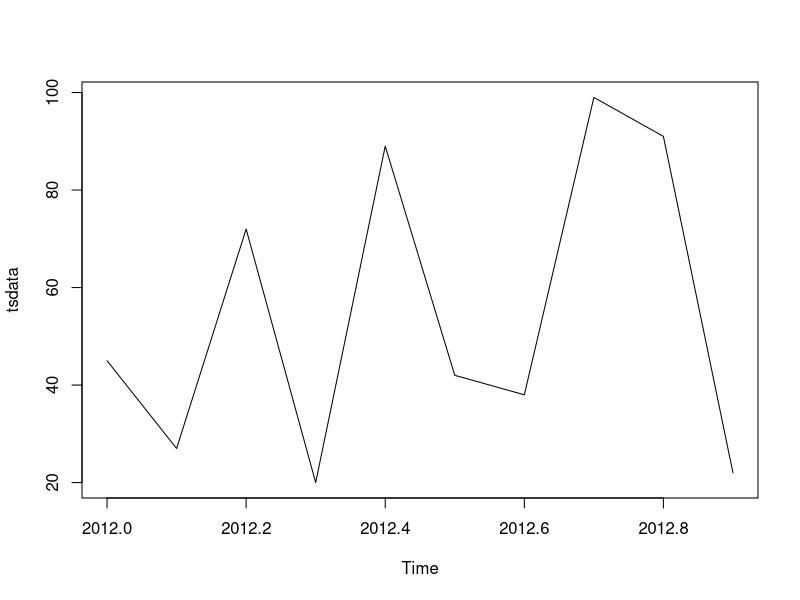
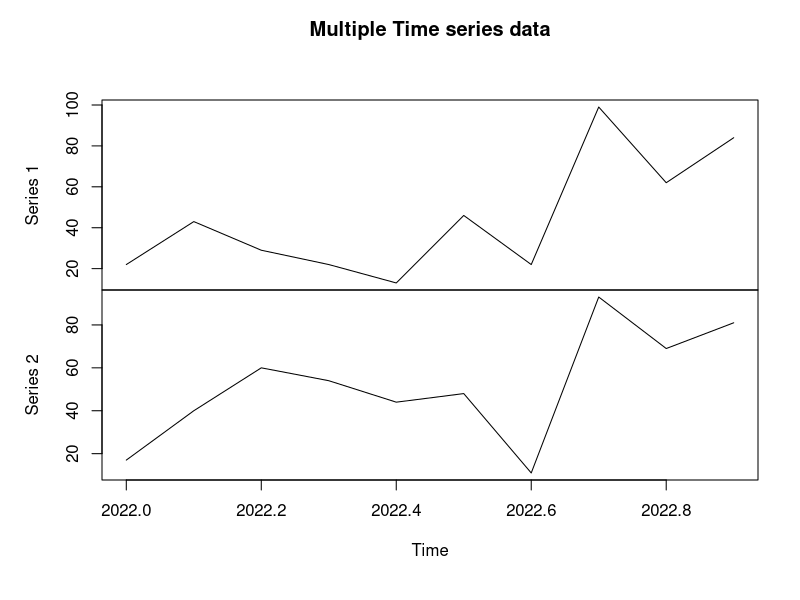
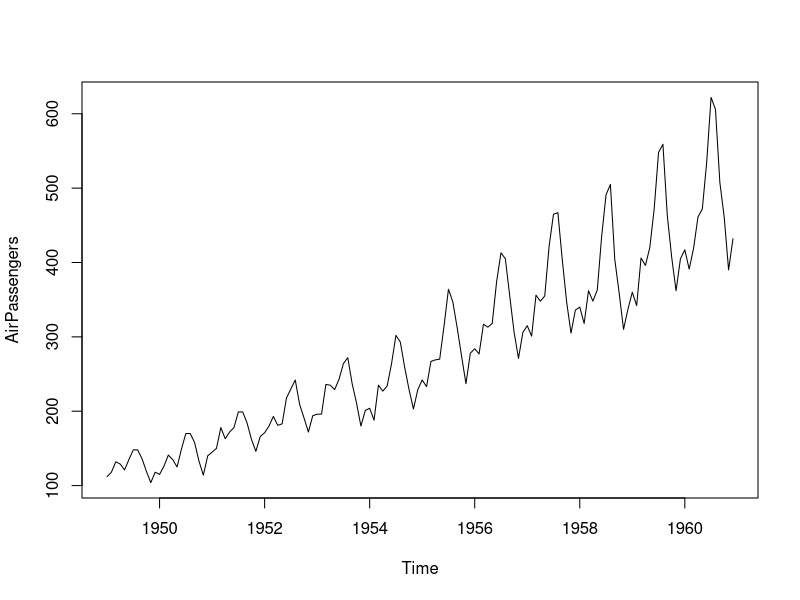
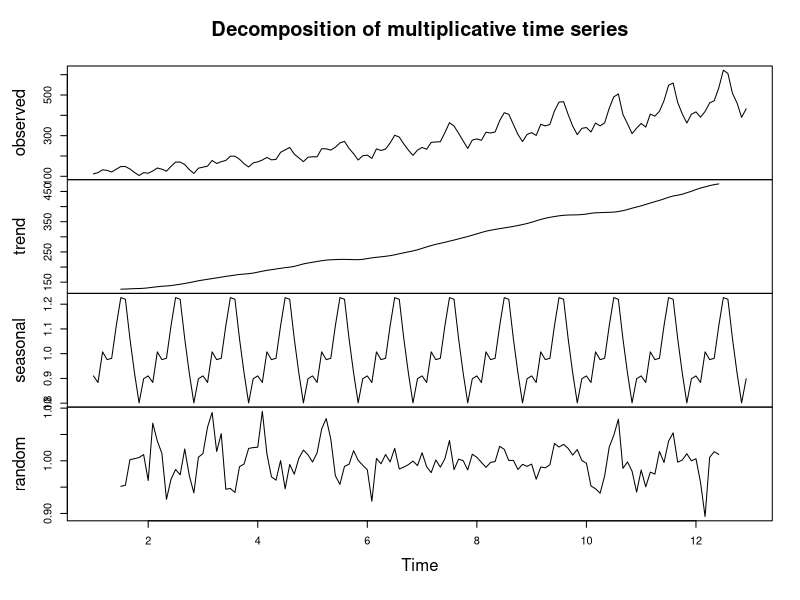

These figures' R source, in order:
data=c(sample(10:100,replace = TRUE,size = 10))
x=c(seq(1:10))
tsdata=ts(data,start = c(2012,1),frequency = 10)
plot(tsdata)

td1=c(sample(10:100,replace = TRUE,size = 10))
td2=c(sample(10:100,replace = TRUE,size=10))

# Converting the data into a matrix
td=matrix(c(td1,td2),nrow=10)
tsdata=ts(td,start=c(2022,1),frequency = 10)
plot(tsdata,main="Multiple Time series data")

class(AirPassengers)
plot(AirPassengers)
data=ts(AirPassengers,frequency = 12)
d=decompose(data,'multiplicative')
plot(d)
